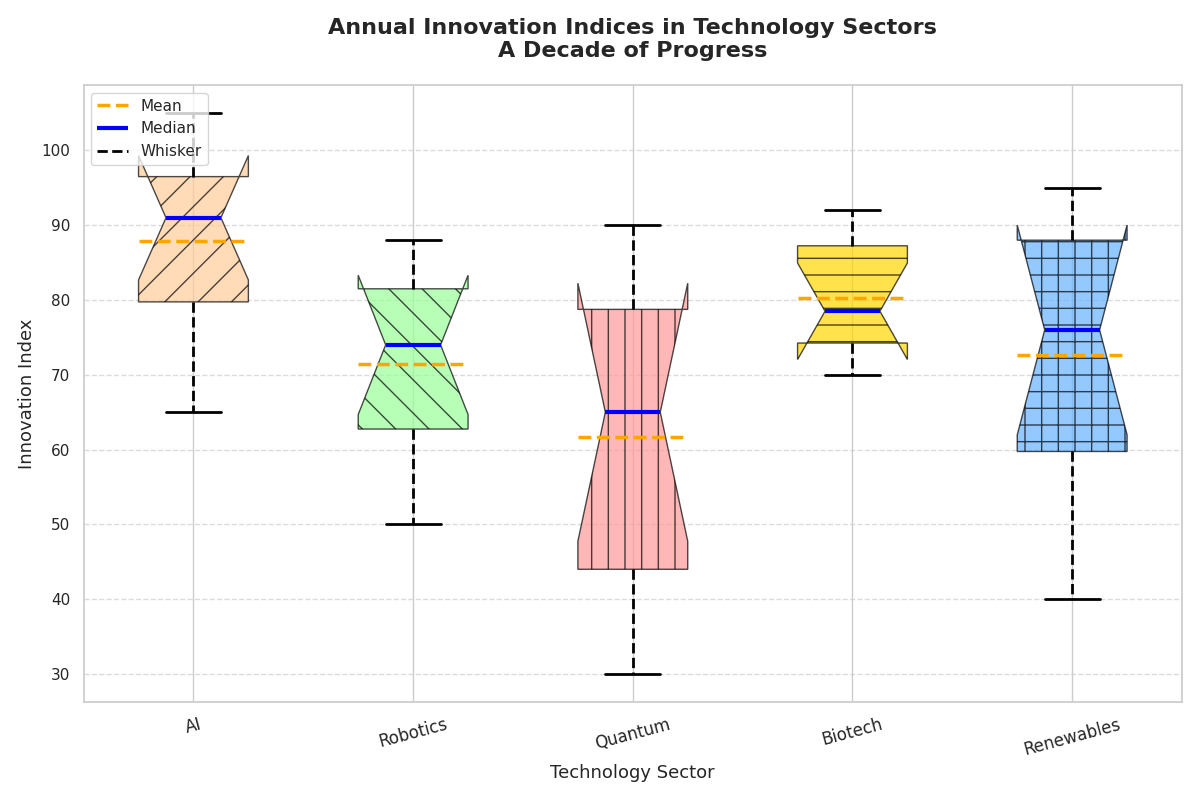

The script that drew this image:
import matplotlib.pyplot as plt
import numpy as np

# Technology sectors and their respective innovation indices over the last decade
sectors = ["AI", "Robotics", "Quantum", "Biotech", "Renewables"]
innovation_data = [
    [65, 72, 78, 85, 90, 92, 95, 97, 100, 105],
    [50, 55, 62, 65, 70, 78, 80, 82, 85, 88],
    [30, 35, 42, 50, 60, 70, 75, 80, 85, 90],
    [70, 72, 74, 75, 77, 80, 85, 88, 90, 92],
    [40, 50, 58, 65, 72, 80, 85, 89, 93, 95],
]

fig, ax = plt.subplots(figsize=(12, 8))

bp = ax.boxplot(innovation_data, vert=True, patch_artist=True, 
                notch=True, showmeans=True, meanline=True,
                meanprops=dict(linestyle='--', linewidth=2.5, color='orange'))

# Shuffle the colors assigned to the boxes
colors = ['#FFCC99', '#99FF99', '#FF9999', '#FFD700', '#66B3FF']
hatches = ['/', '\\', '|', '-', '+']
for patch, color, hatch in zip(bp['boxes'], colors, hatches):
    patch.set(facecolor=color, hatch=hatch, alpha=0.7)

# Customize the medians, whiskers, and caps
for median in bp['medians']:
    median.set(color='blue', linewidth=3)
for whisker in bp['whiskers']:
    whisker.set(color='black', linewidth=2, linestyle='--')
for cap in bp['caps']:
    cap.set(color='black', linewidth=2)

# Title and labels
ax.set_title('Annual Innovation Indices in Technology Sectors\nA Decade of Progress', 
             fontsize=16, fontweight='bold', pad=20)
ax.set_xlabel('Technology Sector', fontsize=13)
ax.set_ylabel('Innovation Index', fontsize=13)
ax.set_xticks(np.arange(1, len(sectors) + 1))
ax.set_xticklabels(sectors, fontsize=12, rotation=15)

# Grid for better readability
ax.yaxis.grid(True, linestyle='--', alpha=0.7)

# Legend for box plot components
boxplot_elements = [bp['means'][0], bp['medians'][0], bp['whiskers'][0]]
ax.legend(boxplot_elements, ['Mean', 'Median', 'Whisker'], loc='upper left')

plt.tight_layout()
plt.show()
